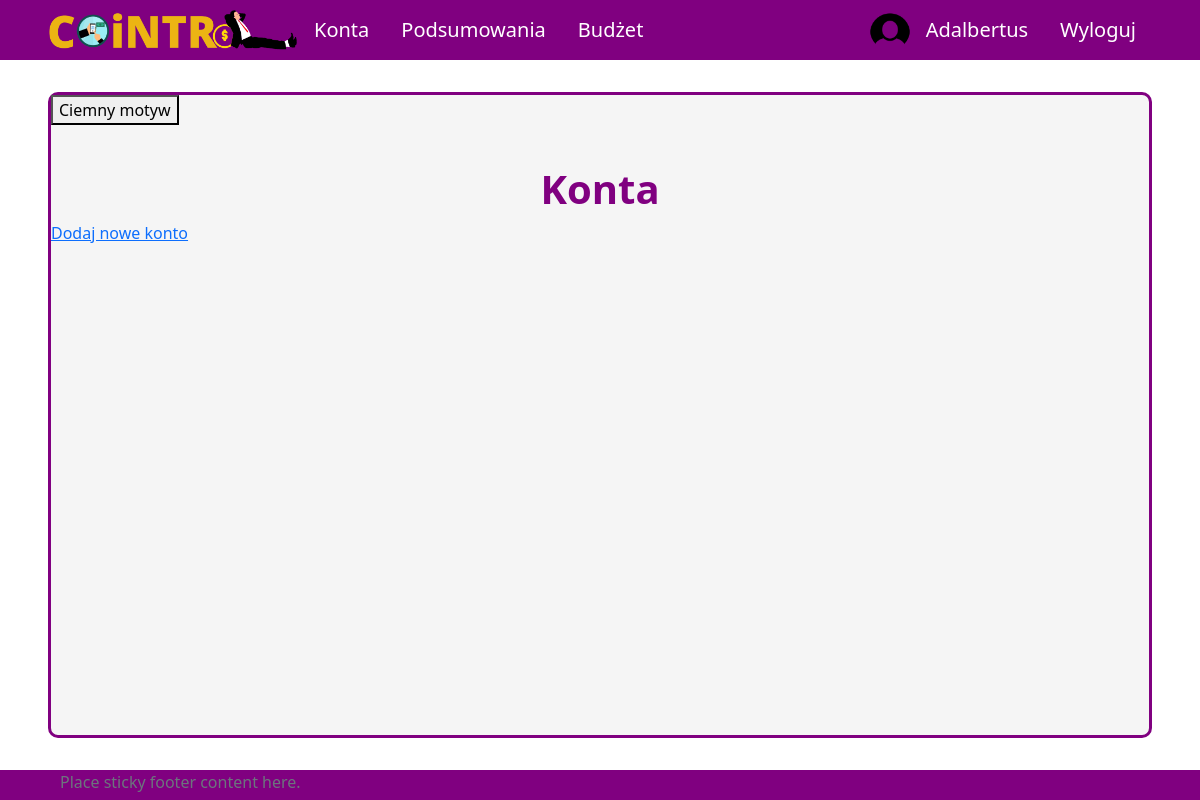
The app's page /all-accounts (signed in), older data.
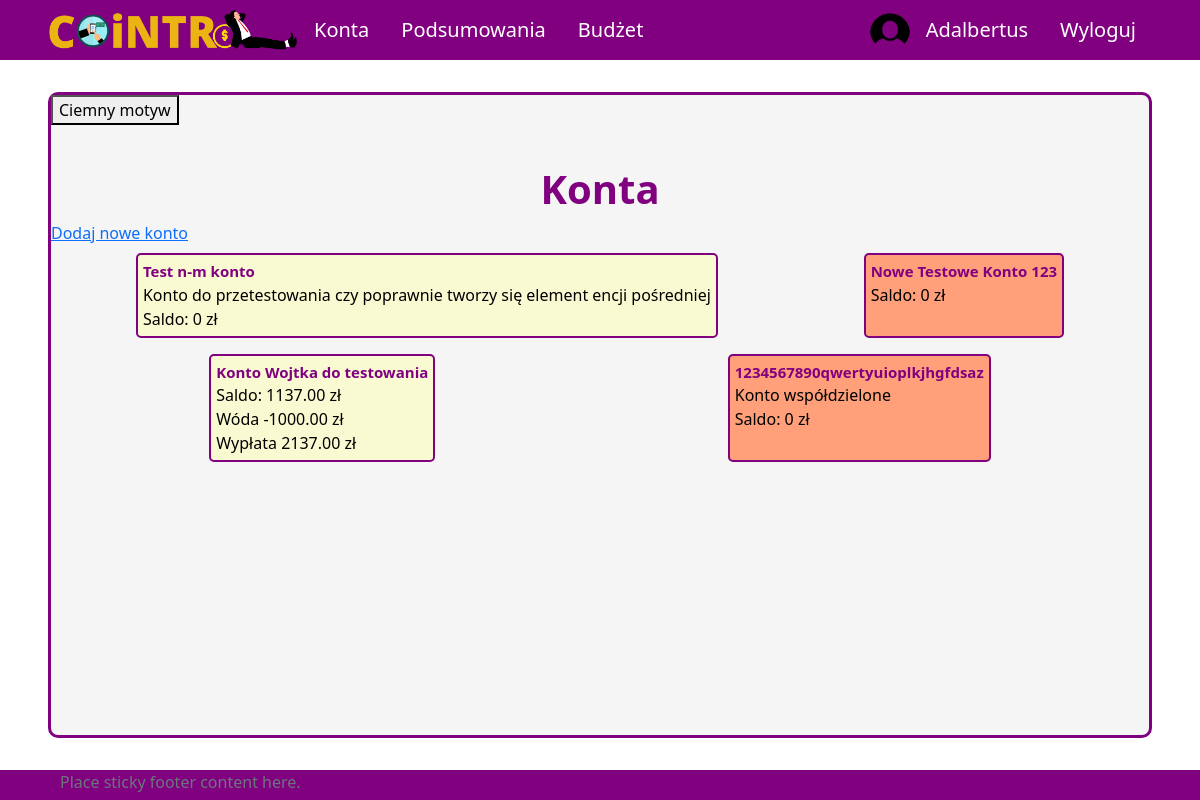
The same page, newer data.
### aplication/models.py (models this page shows, shortened)
class Account(models.Model):
    owner = models.ForeignKey(Profile, null=True, blank=True, on_delete=models.CASCADE)
    name = models.CharField(max_length=30)
    currency = models.ForeignKey(Currency, on_delete=models.SET_NULL, null=True)
    is_shared = models.BooleanField(default=False)
    description = models.CharField(max_length=100, null=True, blank=True)
    id = models.UUIDField(default=uuid.uuid4, unique=True, primary_key=True, editable=False)
    def __str__(self):
        return self.name
    def calculate_balance(self):
        balance = 0
        transactions = Transaction.objects.filter(id_account=self)
        for transaction in transactions:
            balance += transaction.converted_amount
        return balance
    def transactions(self):
        return Transaction.objects.filter(id_account=self).order_by('-transaction_date')
    def print_description(self):
        if self.description!=None:
            return self.description
        else:
            return ""

class Transaction(models.Model):
    id_account = models.ForeignKey(Account, on_delete=models.CASCADE)
    id_user = models.ForeignKey(Profile, on_delete=models.SET_NULL, null=True) #konto z którego dokonano transakcji zostało usunięte ale transakcja ma pozostać
    id_category = models.ForeignKey(Category, on_delete=models.CASCADE, null=True, blank=True)
    id_subcategory = models.ForeignKey(Subcategory, on_delete=models.SET_NULL, null=True, blank=True)
    name = models.CharField(max_length=50)
    currency = models.ForeignKey(Currency, on_delete=models.SET_NULL, null=True)
    is_periodic = models.BooleanField(default=False)
    amount = models.DecimalField(max_digits=10, decimal_places=2)
    converted_amount = models.DecimalField(max_digits=10, decimal_places=2)
    transaction_date = models.DateField()
    description = models.CharField(max_length=255, blank=True, null=True)
    id = models.UUIDField(default=uuid.uuid4, unique=True, primary_key=True, editable=False)

### aplication/views.py (the view)
# urls.py: path('all-accounts', allAccounts, name='all-accounts'),
@login_required(login_url='login')
def allAccounts(request):
    user_accounts = User_Account.objects.filter(id_user = request.user.profile.id)
    accounts = []
    for ua in user_accounts:
        accounts.append(Account.objects.get(id=ua.id_account.id))
    context = {'accounts': accounts}
    return render(request, 'application/account/all-accounts.html', context)

### templates/application/account/all-accounts.html (shortened to what this page needs)
{% extends 'application/base.html' %}
{% block content %}
    <div class="title">
        <h1>Konta</h1>
    </div>
    <a href={% url 'create-account' %}>Dodaj nowe konto</a>
    <div class="content tiles" id="all-accounts">
        {% for acc in accounts %}
            <div class="account">
                <a class="account-link" href={% url 'account' pk=acc.id %}>
                <span class="name">{{ acc }}</span>
                <span class="account-description">{{ acc.print_description }}</span>
                <span class="balance">Saldo: {{ acc.calculate_balance }} zł</span>
                {% for tr in acc.transactions %}
                    <div class="transaction">
                        <span class="name">{{ tr.name }}</span>
                        <span class="amount">{{ tr.amount }} zł</span>
                    </div>
                {% endfor %}
                </a>
            </div>
        {% endfor %}
    </div>
{% endblock %}

Row changes from the older to the newer data that the page shows:
added Account: name "Test n-m konto", print_description "Konto do przetestowania czy poprawnie tworzy się element encji pośredniej", calculate_balance "0"
now on this page (row unchanged): Account: name "Nowe Testowe Konto 123", calculate_balance "0"
now on this page (row unchanged): Account: name "Konto Wojtka do testowania", calculate_balance "1137.00"
added Transaction: name "Wóda", amount "-1000.00"
added Transaction: name "Wypłata", amount "2137.00"
now on this page (row unchanged): Account: name "1234567890qwertyuioplkjhgfdsaz", print_description "Konto współdzielone", calculate_balance "0"
